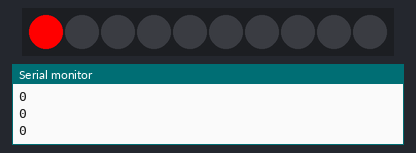
This sketch was run on a simulated Arduino Uno, built with avr-gcc and run on an emulated ATmega328P. Parts: 10 RGB LEDs in strip order, left to right, the last lines printed to the serial monitor.

Above: at 0.15 s.
At 0.75 s:
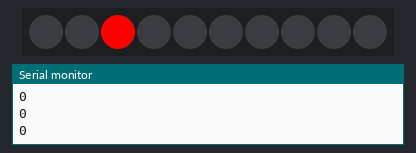
At 1.35 s:
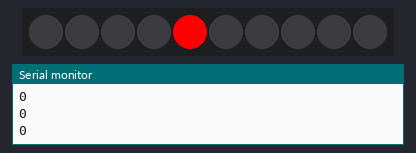
At 2.86 s:
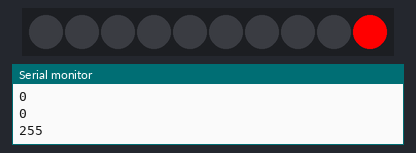
At 4.07 s:
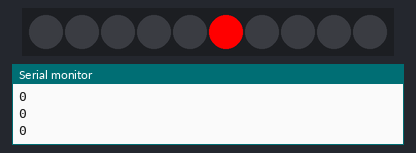
At 5.88 s:
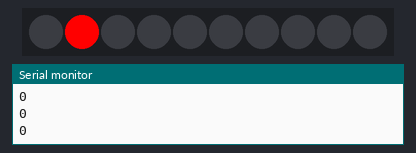

Measured:
- by itself, everything shown: repeats every 5.4 s, in 18 steps

The sketch:

Test2.ino
```cpp
#include <Adafruit_NeoPixel.h>

  #define PIN 6
  #define ANZ_LEDs 10

//void LEDsbeschreiben(void);
//void LEDarrayLeeren(void);

Adafruit_NeoPixel strip = Adafruit_NeoPixel(ANZ_LEDs, PIN, NEO_GRB + NEO_KHZ800);

  int stripArray[ANZ_LEDs];
  int LEDon = 0;
  boolean UpDown = true;

  /*int BrightnessHigh = 255;
  int BrightnessMedium = 255/3*2;
  int BrightnessLow = 255/3;*/

void setup()
{
  Serial.begin(9600);

  strip.begin();
  strip.show();
}


void loop()
{
  stripArray[LEDon] = 255;
  /*LEDon++;
  if (LEDon>ANZ_LEDs) {LEDon=0;}*/
  //Serial.println(UpDown);
  if (UpDown == true) { LEDon++; }
  else if (UpDown == false) {LEDon--; }

  if (LEDon == 0) {UpDown = true; }
  else if (LEDon == (ANZ_LEDs-1)) {UpDown = false; }

  LEDsbeschreiben();
  LEDarrayLeeren();

  delay(300);
}


void LEDarrayLeeren(void)
{
  for(int i=0; i<ANZ_LEDs; i++)
  {
    stripArray[i] = 0;
  }
  return;
}

void LEDsbeschreiben(void)
{
  for(int i=0; i<ANZ_LEDs; i++)
  {
    Serial.println(stripArray[i]);
    strip.setPixelColor(i, stripArray[i], 0, 0);
  }
  strip.show();
  return;
}
```
